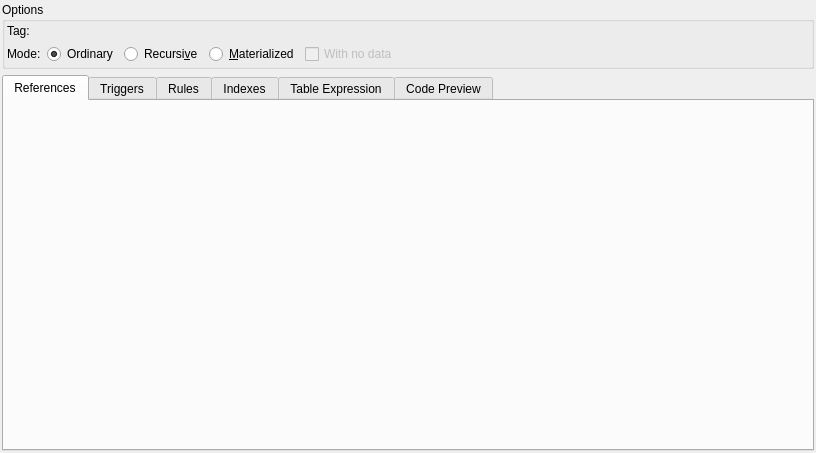
<?xml version="1.0" encoding="UTF-8"?>
<ui version="4.0">
 <class>ViewWidget</class>
 <widget class="QWidget" name="ViewWidget">
  <property name="geometry">
   <rect>
    <x>0</x>
    <y>0</y>
    <width>816</width>
    <height>453</height>
   </rect>
  </property>
  <layout class="QGridLayout" name="view_grid">
   <property name="leftMargin">
    <number>2</number>
   </property>
   <property name="topMargin">
    <number>2</number>
   </property>
   <property name="rightMargin">
    <number>2</number>
   </property>
   <property name="bottomMargin">
    <number>2</number>
   </property>
   <item row="2" column="0" colspan="3">
    <widget class="QTabWidget" name="tabWidget">
     <property name="currentIndex">
      <number>0</number>
     </property>
     <widget class="QWidget" name="view_refs_tab">
      <attribute name="title">
       <string>References</string>
      </attribute>
     </widget>
     <widget class="QWidget" name="triggers_tab">
      <attribute name="title">
       <string>Triggers</string>
      </attribute>
     </widget>
     <widget class="QWidget" name="rules_tab">
      <attribute name="title">
       <string>Rules</string>
      </attribute>
     </widget>
     <widget class="QWidget" name="indexes_tab">
      <attribute name="title">
       <string>Indexes</string>
      </attribute>
     </widget>
     <widget class="QWidget" name="cte_tab">
      <attribute name="title">
       <string>Table Expression</string>
      </attribute>
     </widget>
     <widget class="QWidget" name="code_prev_tab">
      <attribute name="title">
       <string>Code Preview</string>
      </attribute>
     </widget>
    </widget>
   </item>
   <item row="1" column="0" colspan="3">
    <widget class="QGroupBox" name="options_gb">
     <property name="title">
      <string>Options</string>
     </property>
     <layout class="QGridLayout" name="gridLayout_2">
      <property name="leftMargin">
       <number>2</number>
      </property>
      <property name="topMargin">
       <number>2</number>
      </property>
      <property name="rightMargin">
       <number>2</number>
      </property>
      <property name="bottomMargin">
       <number>2</number>
      </property>
      <item row="0" column="0">
       <widget class="QLabel" name="tag_lbl">
        <property name="sizePolicy">
         <sizepolicy hsizetype="Preferred" vsizetype="Preferred">
          <horstretch>0</horstretch>
          <verstretch>0</verstretch>
         </sizepolicy>
        </property>
        <property name="text">
         <string>Tag:</string>
        </property>
       </widget>
      </item>
      <item row="1" column="0">
       <widget class="QLabel" name="tag_lbl_2">
        <property name="sizePolicy">
         <sizepolicy hsizetype="Fixed" vsizetype="Preferred">
          <horstretch>0</horstretch>
          <verstretch>0</verstretch>
         </sizepolicy>
        </property>
        <property name="text">
         <string>Mode:</string>
        </property>
       </widget>
      </item>
      <item row="1" column="1">
       <layout class="QHBoxLayout" name="horizontalLayout">
        <item>
         <widget class="QRadioButton" name="ordinary_rb">
          <property name="text">
           <string>Ordinary</string>
          </property>
          <property name="checked">
           <bool>true</bool>
          </property>
         </widget>
        </item>
        <item>
         <widget class="QRadioButton" name="recursive_rb">
          <property name="text">
           <string>Recursi&amp;ve</string>
          </property>
          <property name="checked">
           <bool>false</bool>
          </property>
         </widget>
        </item>
        <item>
         <widget class="QRadioButton" name="materialized_rb">
          <property name="text">
           <string>&amp;Materialized</string>
          </property>
         </widget>
        </item>
        <item>
         <widget class="QCheckBox" name="with_no_data_chk">
          <property name="enabled">
           <bool>false</bool>
          </property>
          <property name="sizePolicy">
           <sizepolicy hsizetype="Expanding" vsizetype="Fixed">
            <horstretch>0</horstretch>
            <verstretch>0</verstretch>
           </sizepolicy>
          </property>
          <property name="text">
           <string>With no data</string>
          </property>
          <property name="checked">
           <bool>false</bool>
          </property>
         </widget>
        </item>
       </layout>
      </item>
     </layout>
    </widget>
   </item>
  </layout>
 </widget>
 <resources/>
 <connections/>
</ui>
